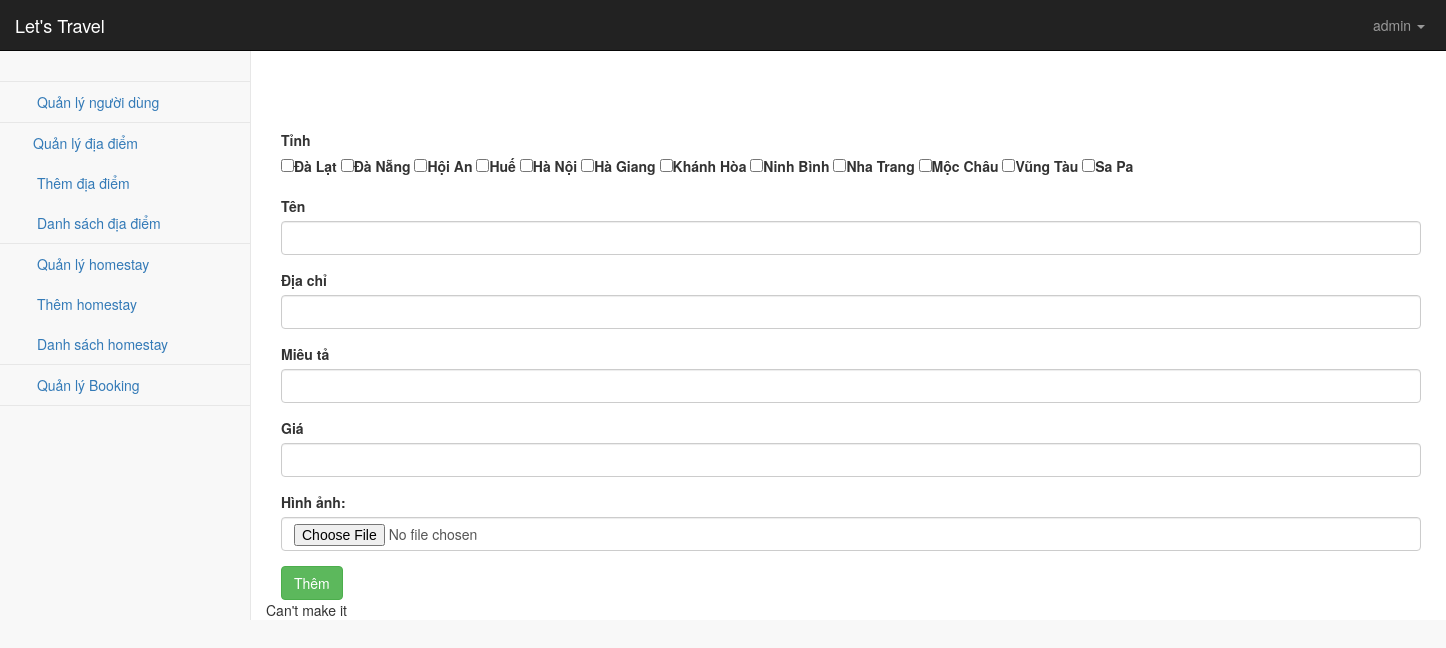
Screenshot of /admin/index.php?page=homestay_add.php (signed in) with the database file from the repository.
### tables this page shows
CREATE TABLE `location` (
  `id_location` int(11) NOT NULL,
  `name` varchar(50) NOT NULL
);

### model.php (called while the page is built, shortened)
<?php
    function connect_DB() {
        $dsn = 'mysql:host=localhost;dbname=homestay';
        $userAd = 'root';
        $passAd = '';
        try {
        $db = new PDO($dsn, $userAd, $passAd);
        }
        catch (PDOException $e) {
            $messageError = $e->getMessage();
            exit();
        }
        return $db;
    }
    function selectLocation() {
        $db = connect_DB();
        $query = "SELECT * FROM location";
        $statement = $db->prepare($query);
        $statement->execute();
        $result = $statement->fetchAll();
        return $result;
    }
?>

### admin/modules/homestay_add.php (the view)
<?php
    include('../model.php');
?>
<div class="container" style="margin-top: 100px;">
    <form action="" method="post" enctype="multipart/form-data">
        <div class="form-group provName mt-4">
            <label>Tỉnh</label><br>
            <?php
            $listP = selectLocation();
            foreach ($listP as $p) {
            ?>
            <label class="form-check-label"><input type="checkbox" name="proId" value ="<?php echo($p['id_location']); ?>"><?php echo($p['name']); ?></label>
            <?php } ?>
        </div>
        <div class="form-group">
            <label for="locateName">Tên</label>
            <input type="" name="locateName" class="form-control">
        </div>
        <div class="form-group">
            <label for="locateAddress">Địa chỉ</label>
            <input type="" name="locateAddress" class="form-control">
        </div>
        <div class="form-group">
            <label for="locateDes">Miêu tả</label>
            <input type="" name="locateDes" class="form-control">
        </div>
        <div class="form-group">
            <label for="locatePrice">Giá</label>
            <input type="" name="locatePrice" class="form-control">
        </div>
        <div class="form-group">
            <label for="locateImg">Hình ảnh:</label>
            <input type="file" name="locateImg" id="locateImg" enctype="multipart/form-data" class="form-control">
        </div>
        <button type="submit" class="btn btn-success" name="submit">Thêm</button>
    </form>
</div>
<?php
if (isset($_POST['submit'])) {
    $proId = $_POST['proId'];
    $locateName = $_POST['locateName'];
    $locateAddress = $_POST['locateAddress'];
    $locateDes = $_POST['locateDes'];
    $locatePrice = $_POST['locatePrice'];
    $locateImg = '';
    if(isset($_FILES['locateImg'])) {
        $dir = "../images/";
        $target_file = $dir.basename($_FILES["locateImg"]["name"]);
        $locateImg = basename($_FILES["locateImg"]["name"]);
        $allowUpload = true;
        $allowtypes = array('jpg', 'png', 'jpeg', 'gif', 'jfif');
        $maxfilesize   = 10000000;
        if ($_FILES["locateImg"]['error'] != 0) {
            echo "<br>The uploaded file is error or no file selected.";
            die;
        }
        if ($allowUpload) {
            if (move_uploaded_file($_FILES["locateImg"]["tmp_name"], $target_file)) {
                echo "<br>File ". basename( $_FILES["locateImg"]["name"])." uploaded successfully.";
                echo "The file saved at " . $target_file;
            } else {
                echo "<br>An error occurred while uploading the file.";
            }
        }
    }
    $result = insertHomestay($proId, $locateName, $locateImg, $locateAddress, $locateDes, $locatePrice);
    if ($result < 0) {
        echo "Can't make it...............";
    }
} else {
     echo "Can't make it";
}

### admin/css/startmin.css (style rules this page uses)
body { background-color: #f8f8f8; }

### rows the page displays
location: name "Đà Lạt"
location: name "Đà Nẵng"
location: name "Hội An"
location: name "Huế"
location: name "Hà Nội"
location: name "Hà Giang"
location: name "Khánh Hòa"
location: name "Ninh Bình"
location: name "Nha Trang"
location: name "Mộc Châu"
location: name "Vũng Tàu"
location: name "Sa Pa"

### other values shown
$_SESSION['fullname'] "admin"
